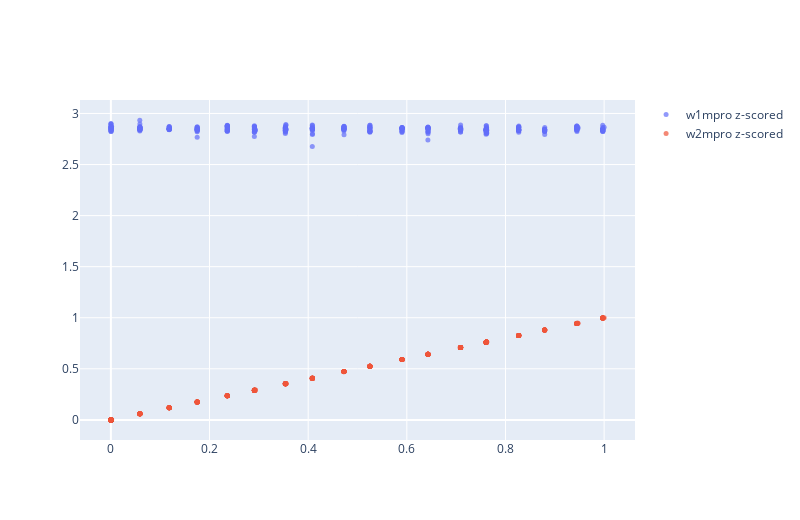

The notebook cell this image was saved under:
### Code cell
validaccessor = list(valid)[0]
idx = 8
ex = (validaccessor[0][idx], validaccessor[1][idx])
print(ex[1])
plot_from_tensor(ex[0])
# print(ex[0])

### Figure 1 — Plotly figure (JSON) as saved in the notebook; plotly's stock layout.template omitted (floating-point values rounded to 4 significant figures; data arrays with more than 128 entries replaced by an {"elided": "..."} marker saying what was removed)
{"data": [{"marker": {"opacity": 0.7, "size": 5}, "mode": "markers", "name": "w1mpro z-scored", "type": "scatter", "x": {"elided": "1000 float values"}, "y": {"elided": "1000 float values"}}, {"marker": {"opacity": 0.7, "size": 5}, "mode": "markers", "name": "w2mpro z-scored", "type": "scatter", "x": {"elided": "1000 float values"}, "y": {"elided": "1000 float values"}}], "layout": {"height": 520, "width": 800}}
